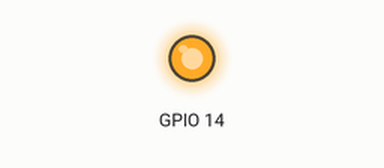
This sketch was run on a simulated ESP32. Shown: output pins drawn as LEDs (lit = HIGH). What the sketch prints to the serial monitor is not drawn.

Above: at 0.1 s.
Timing chart, 0 to 1.6 s (numbered marks = the images above):
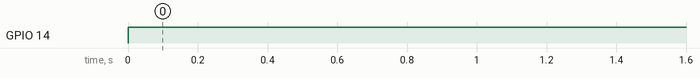

Measured:
- by itself, GPIO 14: LOW → HIGH at 0.00 s

The sketch:

servo_test.ino
```cpp
void setup() {
  Serial.begin(115200);
}

int i = 400;
int st = 10;

void loop() {
  // put your main code here, to run repeatedly:
  Serial.printf("%d\n", i);
  analogWrite(14, i);
  i += st;
  if (i >= 1000)
  {
    st = -10;
  }
  if (i <= 400)
  {
    st = 10;
  }
  delay(100);
}
```
